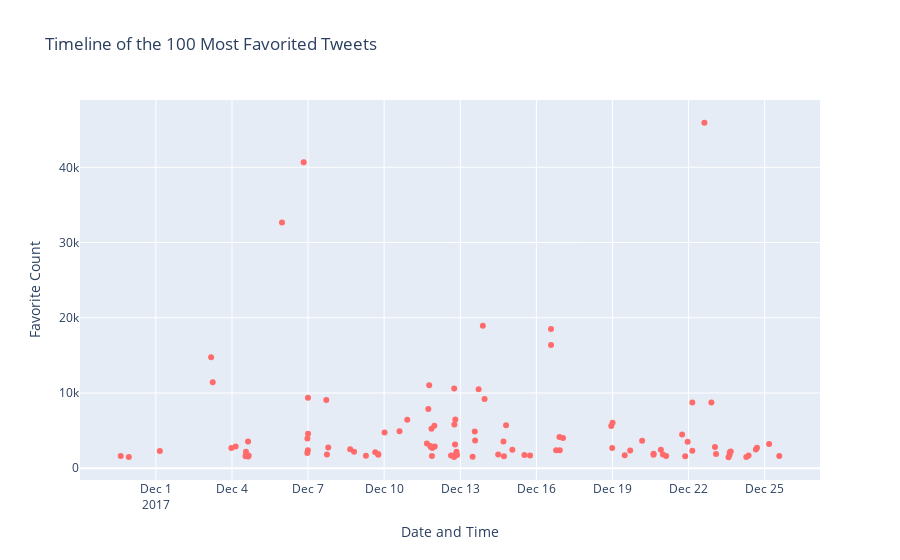

Notebook code cell kept with this figure:
### Markdown cell above
# 2.4 Investigating the timing of popular tweets.

### Code cell
df_sorted = df.sort_values(by='favoriteCount', ascending=False)
top_100_favorited = df_sorted.head(100)
top_100_favorited['created'] = pd.to_datetime(top_100_favorited['created'])
red_color = "#FF6B6B"  # Muted red

fig = px.scatter(
    top_100_favorited,
    x='created',
    y='favoriteCount',
    title='Timeline of the 100 Most Favorited Tweets',
    labels={'created': 'Date and Time', 'favoriteCount': 'Favorite Count'},
    color_discrete_sequence=[red_color])

fig.update_xaxes(title_text='Date and Time')
fig.update_yaxes(title_text='Favorite Count')
fig.show()
